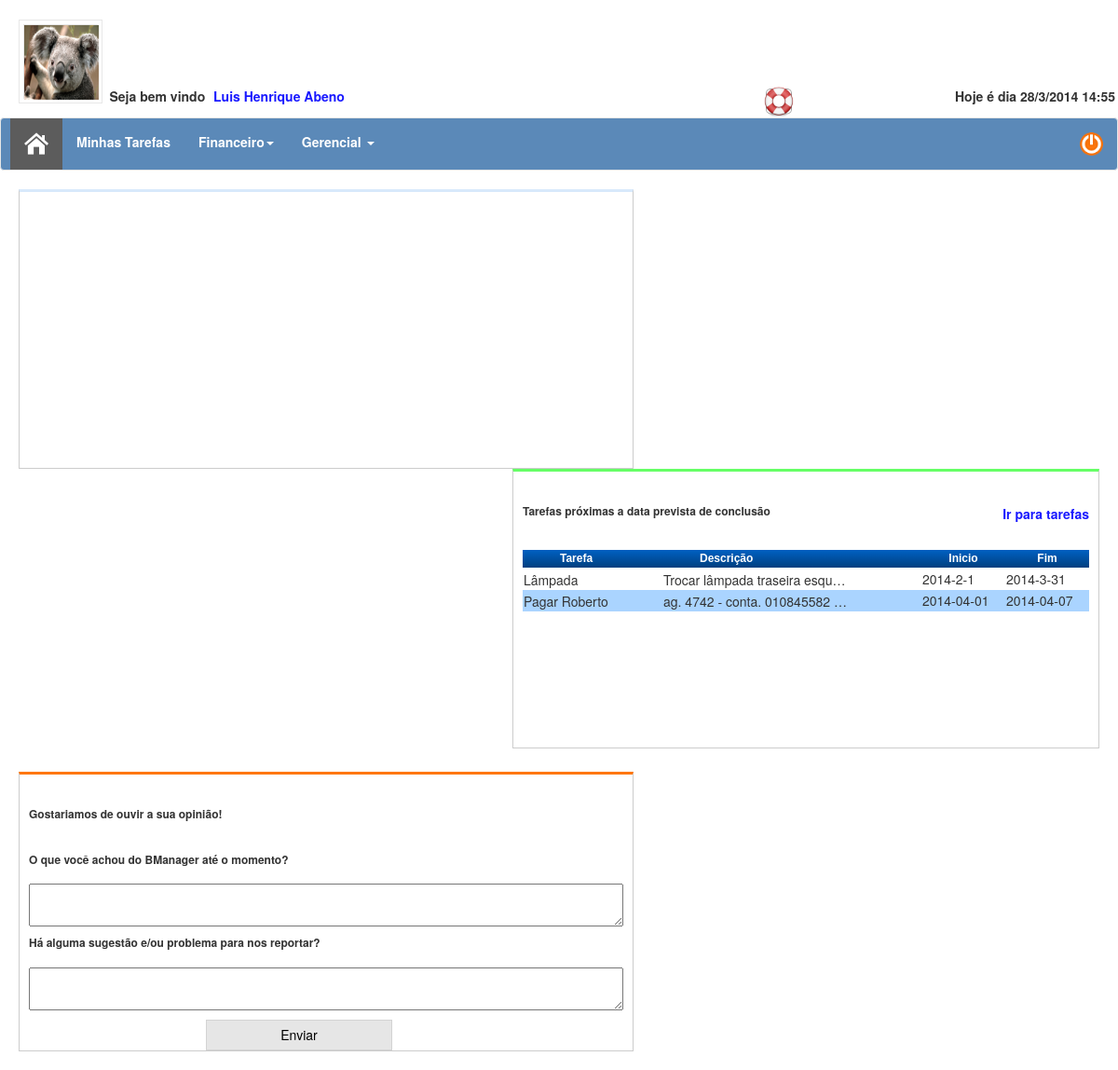
Screenshot of /home.php (signed in) with the database file from the repository.
### tables this page shows
CREATE TABLE IF NOT EXISTS `userlogo` (
  `id` int(11) NOT NULL AUTO_INCREMENT,
  `logoName` varchar(255) NOT NULL,
  `userId` int(11) NOT NULL,
  `userMaster` varchar(255) NOT NULL,
  PRIMARY KEY (`id`),
  UNIQUE KEY `userId` (`userId`)
);

CREATE TABLE IF NOT EXISTS `users` (
  `id` int(11) NOT NULL AUTO_INCREMENT,
  `firstName` varchar(50) NOT NULL,
  `lastName` varchar(50) NOT NULL,
  `email` varchar(255) NOT NULL,
  `password` varchar(255) NOT NULL,
  `gender` int(11) NOT NULL,
  `productId` int(11) NOT NULL,
  `signupDate` varchar(15) NOT NULL,
  `userType` varchar(255) NOT NULL,
  `userMaster` varchar(255) NOT NULL,
  PRIMARY KEY (`id`),
  UNIQUE KEY `email` (`email`)
);

CREATE TABLE IF NOT EXISTS `tasks` (
  `id` int(11) NOT NULL AUTO_INCREMENT,
  `taskName` varchar(80) NOT NULL,
  `desc` text NOT NULL,
  `dataInicio` varchar(10) NOT NULL,
  `dataFim` varchar(10) NOT NULL,
  `horaInicio` varchar(10) NOT NULL,
  `minutoInicio` varchar(10) NOT NULL,
  `horaFim` varchar(10) NOT NULL,
  `minutoFim` varchar(10) NOT NULL,
  `userId` int(11) NOT NULL,
  `taskStatus` int(11) NOT NULL,
  PRIMARY KEY (`id`)
);

### php/conf.php (called while the page is built)
<?php
	$baseUrl = "http://" . $_SERVER['SERVER_NAME'] . '/';
	if($baseUrl == 'http://localhost/'){
		$baseUrl = "http://" . $_SERVER['SERVER_NAME'] . '/BManager/';
	} else {
		$baseUrl = "http://" . $_SERVER['SERVER_NAME'] . '/projetos/BManager/';
	}
?>

### home.php (the view, shortened to what this page needs)
<?php
	require("php/conf.php");
	$username = $_SESSION['username'];
	$checkUserLic = mysql_query("Select firstName, lastName, productId, gender From users Where email = '$username'");
	$res = mysql_fetch_object($checkUserLic);
	$sqlPrivileges = mysql_query("Select usertype, productId From `users` Where email = '$username'");
	$resPrivileges = mysql_fetch_object($sqlPrivileges);
	$userId = $_SESSION['userId'];
	$getMaster = mysql_query("Select userMaster From users Where id = ". $userId. "");
	$resMaster = mysql_fetch_object($getMaster);
	$sqlLogo = mysql_query("Select logoName From userlogo Where userMaster = '". $resMaster->userMaster ."'");
	$resLogo = mysql_fetch_object($sqlLogo);
?>
<!doctype html>
<html lang = "pt">
	<head>
		<link type="text/css" rel="stylesheet" href="resources/css/style.css">
		<link rel="stylesheet" href="lib/jquery-ui-1.10.3/themes/base/jquery-ui.css">
		<link rel="stylesheet" href="lib/bootstrap-3.0/css/bootstrap.min.css">
		<link rel="stylesheet" href="resources/css/normalize.min.css">
	</head>
	<body>
		<section>
			<header>
				<div class="row">
					<div class="col-xs-4 col-sm-4 col-md-12">
						<div class = "logo">
							<div <?php if ($resPrivileges->usertype == '1'){ ?> class = "logoInner" <?php } else { ?> class = "logoInnerUser" <?php } ?>>
								<?php if ($resLogo->logoName){ ?>
									<img src = "<?php echo $baseUrl ?>resources/images/uploads/<?php echo $resLogo->logoName; ?>" width = "80" height = "80">
								<?php } else { ?>
									<div class = "logoText"> Logo </div>
								<?php } ?>
							</div>
						</div>
					</div>
					<div class="col-xs-4 col-sm-4 col-md-12"> </div>
					<div class="col-xs-4 col-sm-4 col-md-12"> </div>
					<div class="col-md-offset-1 col-xs-6 col-sm-6 col-md-6">
						<div class = "welcome">
							<?php if($res->gender == 1) echo "<span class = 'welcomeText'> Seja bem vindo <a href = ''> " . $res->firstName . " " . $res->lastName; ?> </a></span>
						</div>
					</div>
					<div class="col-md-offset-1 col-xs-2 col-sm-2 col-md-2">
						<div class = "suportContainner">
							<a href = "#"> <img src = "<?php echo $baseUrl ?>resources/images/suporte.png" title = "Suporte" width = "32" height = "32"> </a>
						</div>
					</div>
					<div class="col-xs-2 col-sm-2 col-md-2">
						<div id = "dataHoraShow"> </div>
					</div>
					<div class="col-xs-4 col-sm-4 col-md-12"> </div>
				</div>
			</header>
		</section>
		<?php if($res->productId == 1){ ?>
				<nav class="navbar navbar-default" role="navigation">
					<div class="navbar-header">
						<a class="navbar-brand firstActive" id = "homeLink" name = "homePage" href="home.php"> <img src = "resources/images/home.jpg"> </a>
					</div>
					<div class="collapse navbar-collapse mainMenu" id="bs-example-navbar-collapse-1">
						<ul class="nav navbar-nav">
							<li> <a href = "#" name = "modulesTasks"> Minhas Tarefas </a> </li>
							<li class="dropdown">
								<a href="#" class="dropdown-toggle" data-toggle="dropdown"> Financeiro<b class="caret"></b></a>
							</li>
							<li class="dropdown">
								<a href="#" class="dropdown-toggle" data-toggle="dropdown"> Gerencial <b class="caret"></b></a>
							</li>
						</ul>
						<p class="navbar-text navbar-right"><a href = "php/logout.php" class = "logout"> <img src = "resources/images/logout.png" width = "25" height = "25"> </a></p>
					</div>
				</nav>
		<?php } ?>
		<div id = "contentMain">
			<div class = "homeGraficos">
				<?php if ($resPrivileges->usertype == '2' && $resPrivileges->productId != 1 || $resPrivileges->usertype == '1'){ ?>
					<div class = "containerSaldo" id = "saldoChart"> </div>
				<?php } ?>
				<div class = "containerTarefas" id = "tarefasVencer">
					<div class = "titleTarefasVencer">
						<h6> <b> Tarefas próximas a data prevista de conclusão </b> </h6>
						<a href = "#" id = "goToTasks"> Ir para tarefas </a>
						<table class = "tarefasVencer">
							<tr>
								<td> Tarefa </td>
								<td> Descrição </td>
								<td> Inicio </td>
								<td> Fim </td>
							</tr>
							<?php
								$table = "";
								$sqlFiveTasks = mysql_query("Select * From `tasks` Where userId = ". $userId ." And dataFim > NOW( ) AND taskStatus <> 1 ORDER BY ABS( DATEDIFF( dataFim, NOW( ) ) ) Limit 5 ");
								while($resFiveTasks = mysql_fetch_object($sqlFiveTasks)){
									$table .= "<tr>
												 	<td>" . $resFiveTasks->taskName . "</td>
												 	<td>" . $resFiveTasks->desc . "</td>
												 	<td>" . $resFiveTasks->dataInicio . "</td>
												 	<td>" . $resFiveTasks->dataFim . "</td>
												</tr>";
								}
								echo $table;
							?>
						</table>
					</div>
				</div>
				<div class = "containerEnquete" id = "enquete">
					<div class = "titleContainerEnquete">
						<h6> <b> Gostariamos de ouvir a sua opinião! </h6>  </b>
						<div class = "enqueteForm">
							<form>
								<label> <h6> <b> O que você achou do BManager até o momento? </h6>  </b> </label>
								<textarea name = "opiniaoUsuario" id = "opiniaoUsuario"> </textarea>
								<label> <h6> <b> Há alguma sugestão e/ou problema para nos reportar? </h6> </b> </label>
								<textarea name = "reporteUsuario" id = "reporteUsuario"> </textarea>
								<button type = "button" name = "enviarEnquete" id = "enviarEnquete" class = "enqueteBtn"> Enviar </button>
							</form>
						</div>
					</div>
				</div>
			</div>
		</div>
	</body>
</html>

### resources/css/style.css (style rules this page uses)
body { overflow-y:scroll; overflow-x:hidden; }
li { list-style-type: none; }
a:link { color: #1919FF !important; font-weight:bold !important; }
.welcomeText { font-weight:bold !important; }
.welcome { padding-bottom: 10px; margin-left: 15px; }
.welcome a { margin-left:5px; }
.logo { width:90px; height:90px; border: 1px #e7e7e7 solid; padding:4px; margin:20px 0 -20px 20px; }
.logoInner { width:80px; height:80px; border: 1px #e7e7e7 solid; border-bottom-width:0px !important; cursor:pointer; }
.logout { width:32px; height:32px; }
.navbar-header { margin-left:10px; }
.navbar-default { background:#5B89B8 !important; color:#FFF !important; }
.navbar-nav li a { color: #FFF !important; }
.firstActive { height: 55px; background: #5C5C5C !important; }
.homeGraficos { margin:20px; height:auto; }
.containerSaldo { padding:10px; border-top: 3px solid #d8e9fb; border-bottom: 1px solid #ccc; border-right: 1px solid #ccc; border-left: 1px solid #ccc; width:660px; height:300px; float:left; }
.titleContainerEnquete h6 { float:left; }
#enquete { padding-top:25px; }
.containerEnquete { padding:10px; float:right; border-top: 3px solid #FF770D; border-bottom: 1px solid #ccc; border-right: 1px solid #ccc; border-left: 1px solid #ccc; width:660px; height:300px; margin-bottom:20px; }
.containerEnquete { margin-top:25px; float:left; }
.enqueteForm { float:left; margin-top:15px; }
.enqueteForm label, textarea { width:100%; }
.enqueteBtn { margin-top: 10px; margin-left: 190px; width: 200px; padding: .4em 1em; border: 1px solid #d3d3d3; background: #e6e6e6 50% 50% repeat-x; }
.titleTarefasVencer h6 { float:left; }
.titleTarefasVencer a { float:right; margin-top: 10px; }
#tarefasVencer { padding-top:25px; }
.containerTarefas { padding:10px; float:right; border-top: 3px solid #66FF66; border-bottom: 1px solid #ccc; border-right: 1px solid #ccc; border-left: 1px solid #ccc; width:630px; height:300px; }
.tarefasVencer { margin-top:25px; width:100%; float:left; }
.tarefasVencer tr:nth-child(odd):not(:first-child) { background-color:#aad4ff; }
.tarefasVencer tr:nth-child(even):not(:first-child) { background-color:#ffffff; }
.tarefasVencer tr td:nth-child(2) { width:200px; overflow: hidden; white-space: nowrap; text-overflow: ellipsis; display:inline-block; text-align:left; }
.tarefasVencer tr td:nth-child(1) { width:150px; overflow: hidden; white-space: nowrap; text-overflow: ellipsis; display:inline-block; text-align:left; }
.tarefasVencer tr:first-child { font-weight:bold; background: -webkit-gradient(linear,left top,left bottom,color-stop(0.05,#005fbf),color-stop(1,#003f7f)); background: -moz-linear-gradient(center top,#005fbf 5%,#003f7f 100%); filter: progid:DXImageTransform.Microsoft.gradient(startColorstr="#005fbf", endColorstr="#003f7f"); background: -o-linear-gradient(top,#005fbf,003f7f); background-color: #005fbf; border: 0 solid #000; text-align: center; font-size: 12px; font-family: Arial; font-weight: 700; color: #fff; }

### rows the page displays
userlogo: logoName (picture)
users: firstName "Luis Henrique", lastName "Abeno"
tasks: taskName "Lâmpada", desc "Trocar lâmpada traseira esqu…", dataInicio "2014-2-1", dataFim "2014-3-31"
tasks: taskName "Pagar Roberto", desc "ag. 4742 - conta. 010845582…", dataInicio "2014-04-01", dataFim "2014-04-07"
